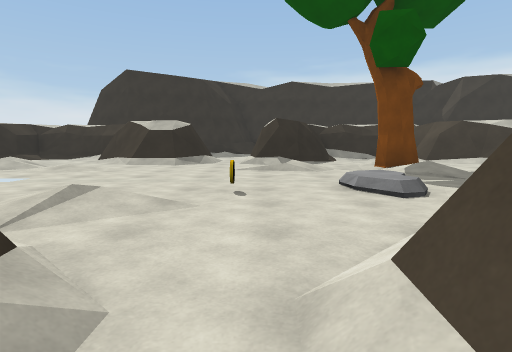
[1] (above)

24 first-person views from a walk through a Unity game level. The camera is 1.2 m above the floor, tilts 6° down and sees 80° across. The floor is counted in squares, 2 m on a side. Each view is taken from the middle of a square. On the plan, view 1 faces up. The plan holds only what a view shows up to about 9 squares ahead; the rest is blank. Some surface patterns are stand-ins.

[2]
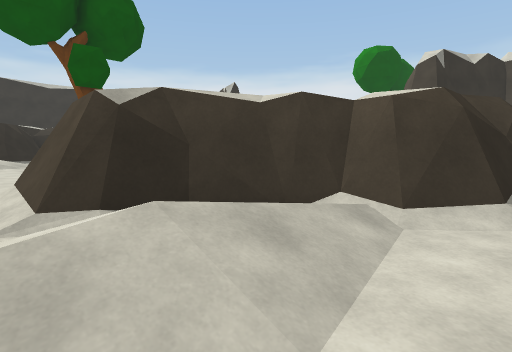

[3]
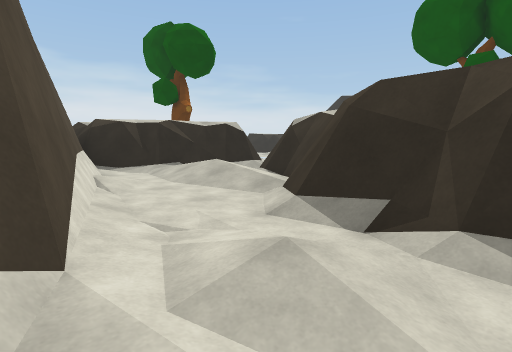

[4]
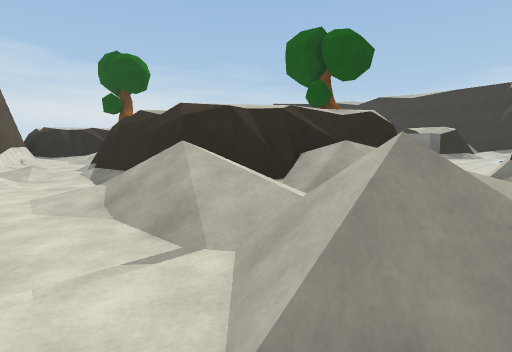

[5]
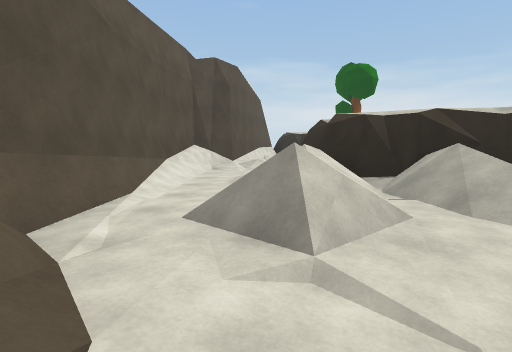

[6]
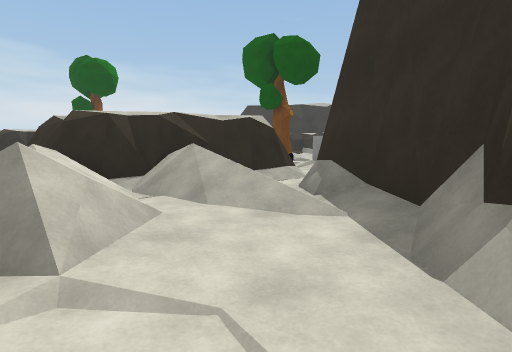

[7]
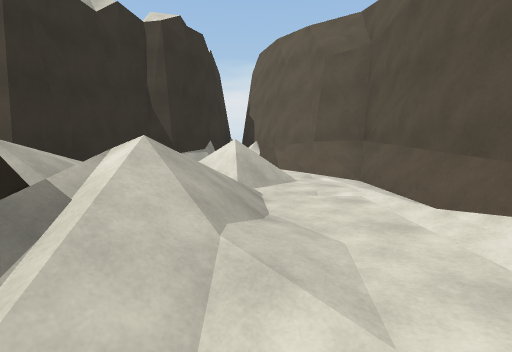

[8]
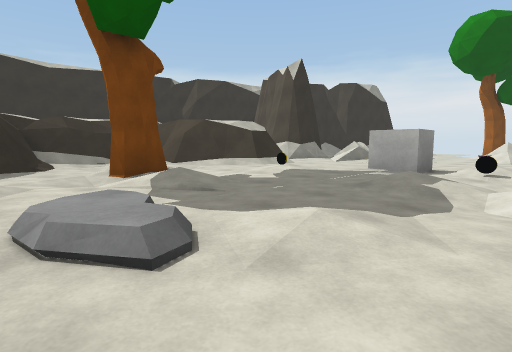

[9]
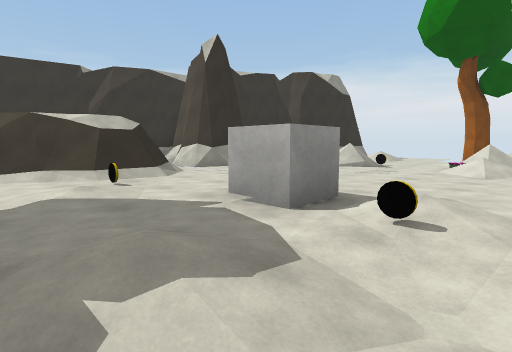

[10]
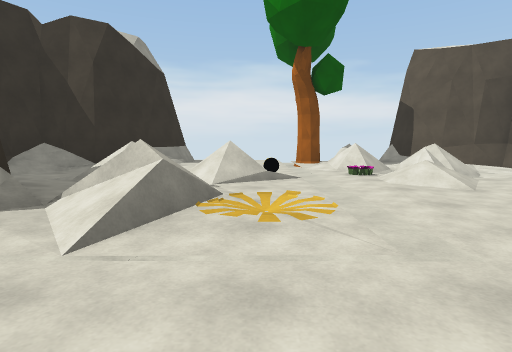

[11]
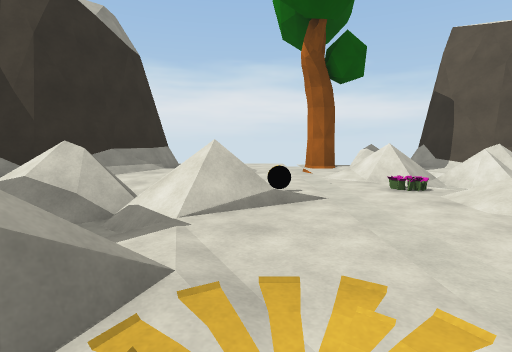

[12]
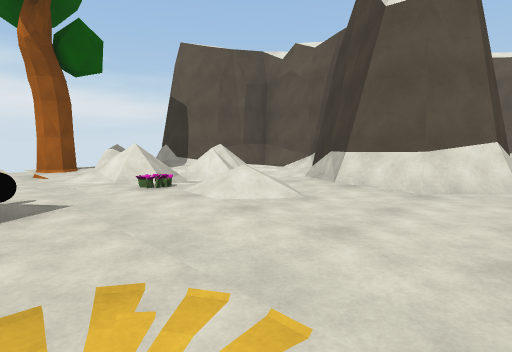

[13]
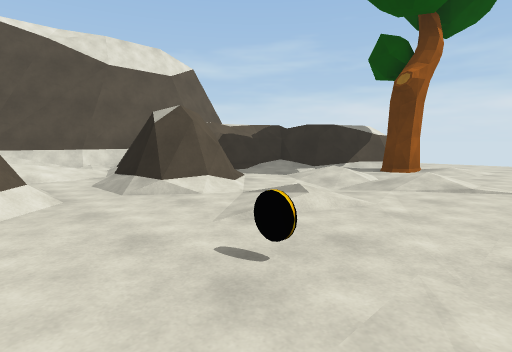

[14]
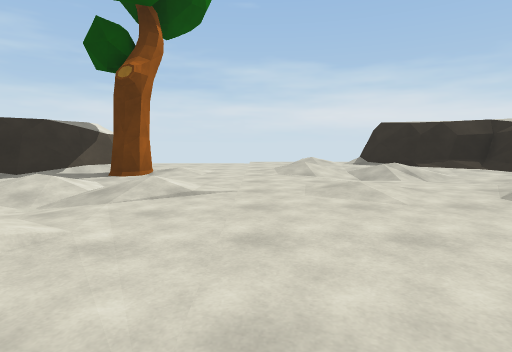

[15]
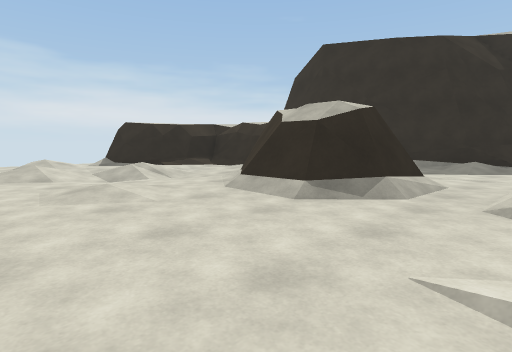

[16]
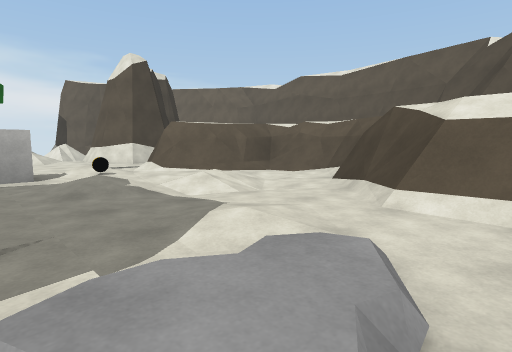

[17]
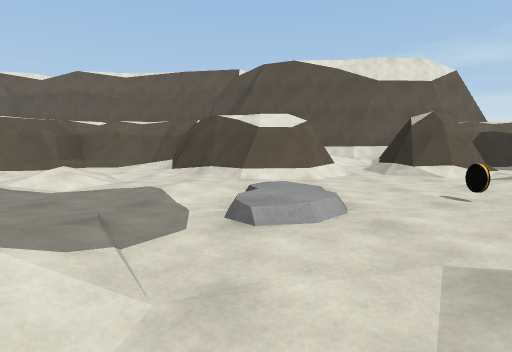

[18]
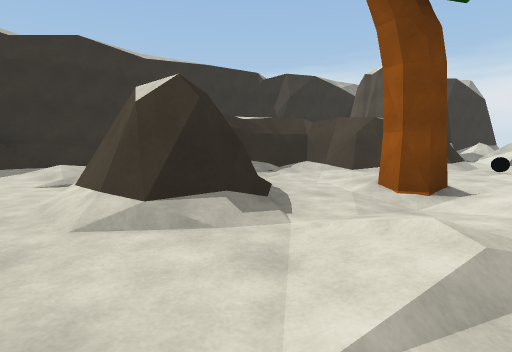

[19]
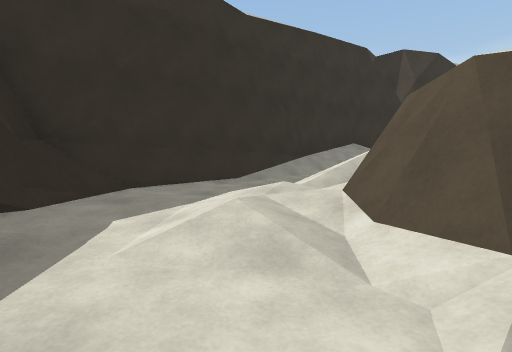

[20]
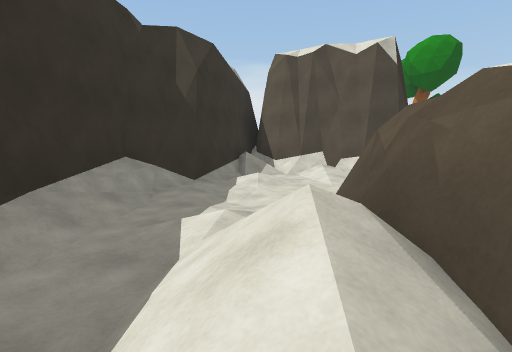

[21]
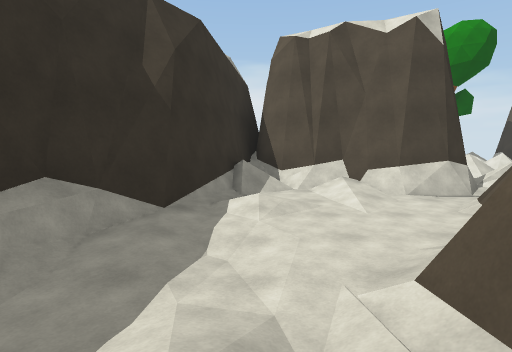

[22]
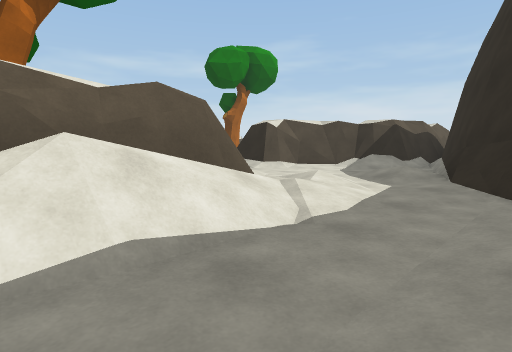

[23]
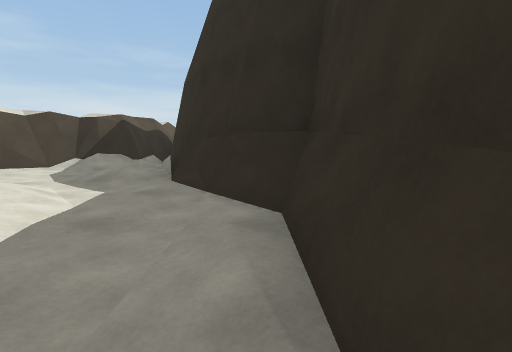

[24]
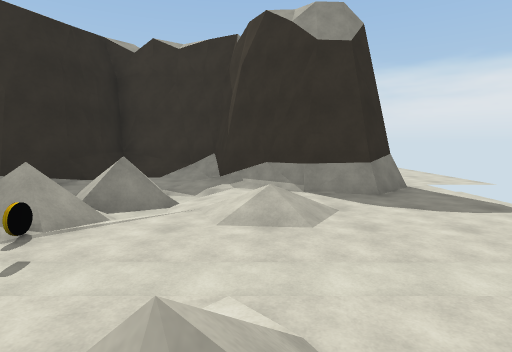

### Floor plan
Key: @ floor where view 1 was taken; # wall or solid block; . main floor; : floor 0.25 m higher than the main floor; - floor 0.25 m lower than the main floor; + floor 0.5 m higher than the main floor; / step, stairs or slope; = window, fence, low wall or low ledge; O other object.
Columns run from 9 left of view 1 to 21 right of it. Each row starts with its distance up from view 1.
 16         #########
 15         ##:.////###
 14      ####::...:.:/####
 13      #::/:+////..:+//##
 12     ##:..:#####/...:###
 11  #####/:./##### :.:/#####    ..
 10 ##.. ###./##::## /:###::##   ..
  9 #/..:###.###../###.##//=/####-
  8 /.:/.:##:##.: ./##::=./=.:##:-
  7 :....::::::.#O.:O:://.//./:::-
  6 :.+:.::..:::+:.:...:O:/O::::.
  5 ....:....:....:::O.//////////
  4 .....:...O.:...:.O.....O././O
  3 ..:..:.:....:..:.O...././/./=
  2 ..O.//........//....//..=/-/
  1  ##. ..##.###./..##.###-/ .##
  0   ##-.###@####-.###.####--##
 -1    ##/##/:.####/##//####+##
 -2     ####.///######//..####
 -3      ####..../###=///..##
 -4         ###/.:../////./##
 -5           ####.......###
 -6              #########

Positions as (right, up) in squares from view 1, and headings:
1: (0, 0), facing up
2: (0, -3), facing up-right
3: (5, -5), facing up-left
4: (11, -5), facing up-left
5: (13, -4), facing left
6: (13, -4), facing up-left
7: (6, -4), facing right
8: (1, 2), facing up-right
9: (5, 2), facing up-right
10: (8, 6), facing right
11: (10, 6), facing right
12: (10, 6), facing down-right
13: (1, 5), facing down-left
14: (0, 5), facing left
15: (0, 5), facing up-left
16: (1, 5), facing down-right
17: (2, 7), facing down
18: (-1, 6), facing up-right
19: (-1, 11), facing up-right
20: (2, 13), facing right
21: (4, 13), facing right
22: (4, 15), facing down-left
23: (3, 15), facing left
24: (16, 3), facing up
